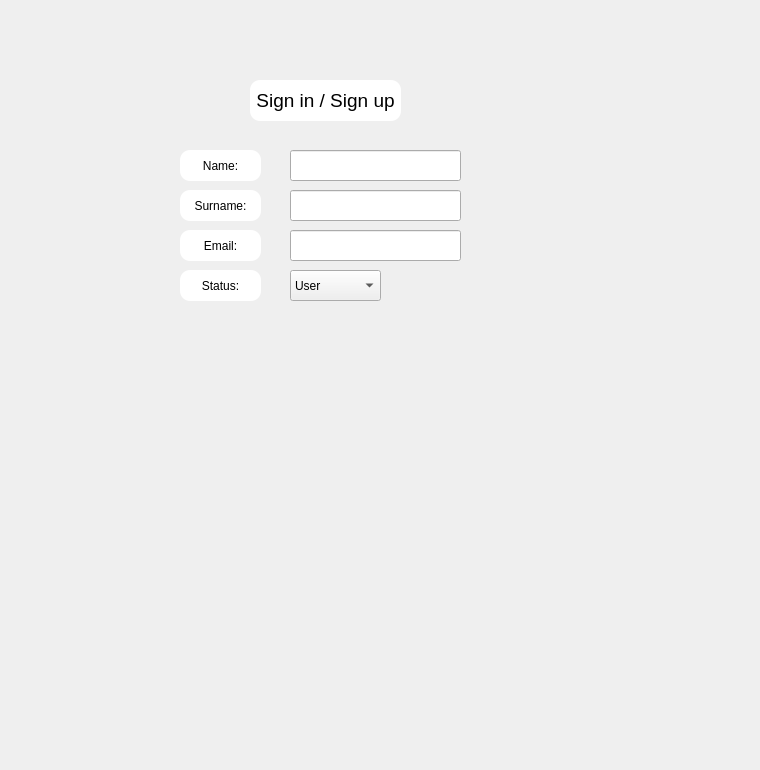
    <widget class="QWidget" name="page">
     <attribute name="title">
      <string>Page</string>
     </attribute>
     <widget class="QLabel" name="label">
      <property name="geometry">
       <rect>
        <x>250</x>
        <y>80</y>
        <width>151</width>
        <height>41</height>
       </rect>
      </property>
      <property name="font">
       <font>
        <pointsize>14</pointsize>
        <bold>false</bold>
       </font>
      </property>
      <property name="styleSheet">
       <string notr="true">    QLabel {
	background-color: rgb(255, 255, 255);
        border-radius: 10px;
        padding: 5px;
    }</string>
      </property>
      <property name="text">
       <string>Sign in / Sign up</string>
      </property>
      <property name="alignment">
       <set>Qt::AlignCenter</set>
      </property>
     </widget>
     <widget class="QLabel" name="label_2">
      <property name="geometry">
       <rect>
        <x>180</x>
        <y>150</y>
        <width>81</width>
        <height>31</height>
       </rect>
      </property>
      <property name="styleSheet">
       <string notr="true">    QLabel {
	background-color: rgb(255, 255, 255);
        border-radius: 10px;
        padding: 5px;
    }</string>
      </property>
      <property name="text">
       <string>Name:</string>
      </property>
      <property name="alignment">
       <set>Qt::AlignCenter</set>
      </property>
     </widget>
     <widget class="QLabel" name="label_15">
      <property name="geometry">
       <rect>
        <x>180</x>
        <y>190</y>
        <width>81</width>
        <height>31</height>
       </rect>
      </property>
      <property name="styleSheet">
       <string notr="true">    QLabel {
	background-color: rgb(255, 255, 255);
        border-radius: 10px;
        padding: 5px;
    }</string>
      </property>
      <property name="text">
       <string>Surname:</string>
      </property>
      <property name="alignment">
       <set>Qt::AlignCenter</set>
      </property>
     </widget>
     <widget class="QLabel" name="label_16">
      <property name="geometry">
       <rect>
        <x>180</x>
        <y>230</y>
        <width>81</width>
        <height>31</height>
       </rect>
      </property>
      <property name="styleSheet">
       <string notr="true">    QLabel {
	background-color: rgb(255, 255, 255);
        border-radius: 10px;
        padding: 5px;
    }</string>
      </property>
      <property name="text">
       <string>Email:</string>
      </property>
      <property name="alignment">
       <set>Qt::AlignCenter</set>
      </property>
     </widget>
     <widget class="QComboBox" name="comboBox">
      <property name="geometry">
       <rect>
        <x>290</x>
        <y>270</y>
        <width>91</width>
        <height>31</height>
       </rect>
      </property>
      <item>
       <property name="text">
        <string>User</string>
       </property>
      </item>
      <item>
       <property name="text">
        <string>Admin</string>
       </property>
      </item>
     </widget>
     <widget class="QLabel" name="label_18">
      <property name="geometry">
       <rect>
        <x>180</x>
        <y>270</y>
        <width>81</width>
        <height>31</height>
       </rect>
      </property>
      <property name="styleSheet">
       <string notr="true">    QLabel {
	background-color: rgb(255, 255, 255);
        border-radius: 10px;
        padding: 5px;
    }</string>
      </property>
      <property name="text">
       <string>Status:</string>
      </property>
      <property name="alignment">
       <set>Qt::AlignCenter</set>
      </property>
     </widget>
     <widget class="QLineEdit" name="lineEdit">
      <property name="geometry">
       <rect>
        <x>290</x>
        <y>150</y>
        <width>171</width>
        <height>31</height>
       </rect>
      </property>
     </widget>
     <widget class="QLineEdit" name="lineEdit_2">
      <property name="geometry">
       <rect>
        <x>290</x>
        <y>190</y>
        <width>171</width>
        <height>31</height>
       </rect>
      </property>
     </widget>
     <widget class="QLineEdit" name="lineEdit_3">
      <property name="geometry">
       <rect>
        <x>290</x>
        <y>230</y>
        <width>171</width>
        <height>31</height>
       </rect>
      </property>
     </widget>
     <widget class="QLabel" name="bg2_3">
      <property name="geometry">
       <rect>
        <x>-50</x>
        <y>-340</y>
        <width>751</width>
        <height>761</height>
       </rect>
      </property>
      <property name="styleSheet">
       <string notr="true">image: url(:/1/c8e1aa6019e6ff5d8c12640d4eed8401.jpg);
image: url(:/1/c8e1aa6019e6ff5d8c12640d4eed8401.jpg);</string>
      </property>
      <property name="text">
       <string/>
      </property>
      <property name="pixmap">
       <pixmap resource="wall/bg.qrc">:/newPrefix/9a707a7e883d3dd10376a3e1bf2ed4e8.jpg</pixmap>
      </property>
     </widget>
     <zorder>bg2_3</zorder>
     <zorder>label</zorder>
     <zorder>label_2</zorder>
     <zorder>label_15</zorder>
     <zorder>label_16</zorder>
     <zorder>comboBox</zorder>
     <zorder>label_18</zorder>
     <zorder>lineEdit</zorder>
     <zorder>lineEdit_2</zorder>
     <zorder>lineEdit_3</zorder>
    </widget>
